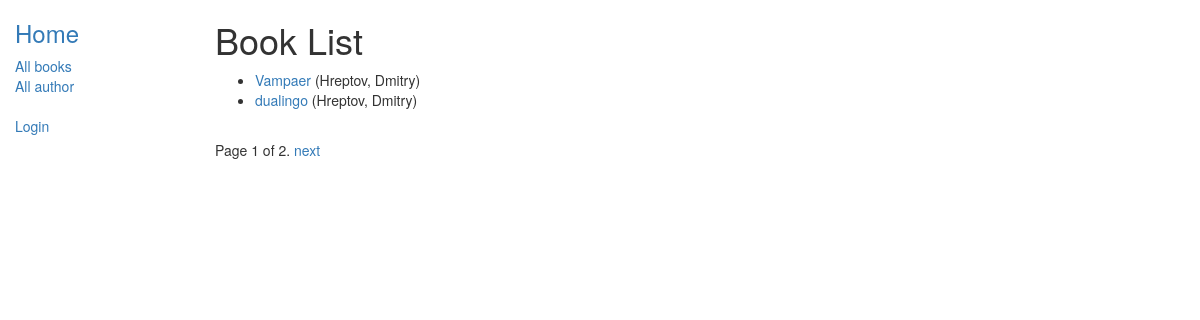
/catalog/books/, run on an earlier commit of the app's database.
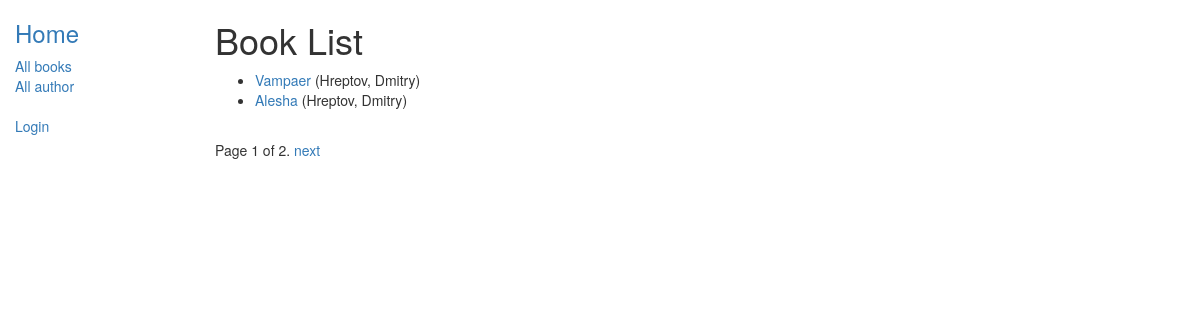
And on a later commit of the database.
### catalog/models.py (models this page shows, shortened)
class Book(models.Model):
    title = models.CharField(max_length=200)
    author = models.ForeignKey('Author', on_delete=models.SET_NULL, null=True)
    summary = models.TextField(max_length=1000, help_text="Enter a brief description of the book")
    isbn = models.CharField('ISBN',max_length=13, help_text='13 Character <a href="https://www.isbn-international.org/content/what-isbn">ISBN number</a>')
    genre = models.ManyToManyField(Genre, help_text="Select a genre for this book")
    def get_absolute_url(self):
        return reverse('book-detail', args=[str(self.id)])
    def display_genre(self):
        """
        Creates a string for the Genre. This is required to display genre in Admin.
        """
        return ', '.join([genre.name for genre in self.genre.all()[:3]])
    display_genre.short_description = 'Genre'

class Author(models.Model):
    first_name = models.CharField(max_length=100)
    last_name = models.CharField(max_length=100)
    date_of_birth = models.DateField(null=True, blank=True)
    date_of_death = models.DateField('Died', null=True, blank=True)
    def __str__(self):
        return '%s, %s' % (self.last_name, self.first_name)

### catalog/views.py (the view)
# urls.py: path('books/', views.BookListView.as_view(), name='books'),
class BookListView(generic.ListView):
    model = Book
    paginate_by = 2

### catalog/templates/catalog/book_list.html (shortened to what this page needs)
{% extends "base_generic.html" %}
{% block content %}
    <h1>Book List
    </h1>
    {% if book_list %}
    <ul>
      {% for book in book_list %}
      <li>
        <a href="{{ book.get_absolute_url }}">{{ book.title }}</a> ({{book.author}})
      </li>
      {% endfor %}
    </ul>
    {% else %}
      <p>There are no books in the library.</p>
    {% endif %}
{% endblock %}

What changed in the data, as far as the page shows it:
removed Book: title "dualingo", author "Hreptov, Dmitry"
added Book: title "Alesha", author "Hreptov, Dmitry"
